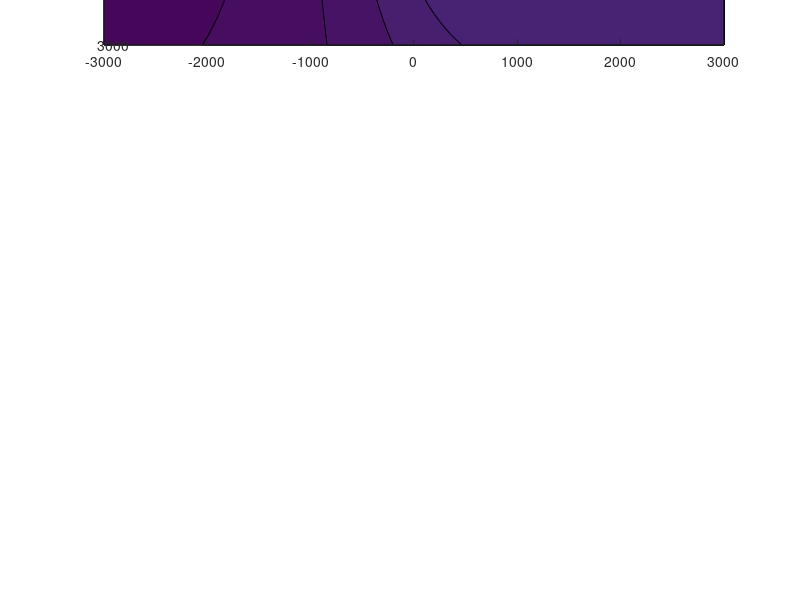

Reproduce this figure in MATLAB. (Note: this script raises an error after producing the figure.)
% Load data from mat file
clear all
load 2dRR2d
load FSRS2d
set(0,'units','normalized');
gcf=figure;
set(gcf,'Units','Normalized','Position',[0 0 0.3 0.9]);

% Axes positions
p_2dRR_y=0.49;p_FSRS_y=0.0;
p_2dRR_x=0.2;p_FSRS_x=0.2;
w=0.55;h=0.55;
pos=[p_2dRR_x p_2dRR_y w h;p_FSRS_x p_FSRS_y w h];

% Color bar positions
cp_2dRR_y=0.93;cp_FSRS_y=0.44;
cp_2dRR_x=0.2;cp_FSRS_x=0.2;
cw=0.5506;ch=0.03;
cpos=[cp_2dRR_x cp_2dRR_y cw ch;cp_FSRS_x cp_FSRS_y cw ch];

% Text
tstr={'a)';'b)'};
% Text positions
tp_2dRR_y=0.85;tp_FSRS_y=0.36;
tp_2dRR_x=0.2;tp_FSRS_x=0.2;
tw=0.06;th=0.06;
tpos=[tp_2dRR_x tp_2dRR_y tw th; tp_FSRS_x tp_FSRS_y tw th];

% Plot
subplot(2,1,1);contourf(FSRS_Res_2d_dws,FSRS_Res_2d_dvibs,(FSRS_Res_2d_Ratio(:,:)),50,'edgecolor','none');
xlabel('(\omega_L - \omega_{eg})/2\pic (cm^{-1})');
ylabel({'\omega_{vib}/2\pic (cm^{-1})'});%caxis([0 maxr])
colormap jet;colorbar('Location','northoutside','fontsize',10,'Position',cpos(1,:));
set(gca,'linewidth',2,'fontsize',10,'fontweight','bold','Position',pos(1,:));axis square;
t1=annotation(gcf,'textbox',tpos(1,:),...
    'String',tstr(1),'EdgeColor','none',...
    'fontweight','bold','fontsize',10,'Color',[1 1 1]);

subplot(2,1,2);contourf(Res_2dRR_2d_dws,Res_2dRR_2d_dvibs,Res_2dRR_2d_Ratio(:,:),50,'edgecolor','none');
xlabel('(\omega_L - \omega_{eg})/2\pic (cm^{-1})');
ylabel({'\omega_{vib}/2\pic (cm^{-1})'});%caxis([0 maxr])
colormap jet;colorbar('Location','northoutside','fontsize',10,'Position',cpos(2,:));
set(gca,'linewidth',2,'fontsize',10,'fontweight','bold','Position',pos(2,:));axis square;
t2=annotation(gcf,'textbox',tpos(2,:),...
    'String',tstr(2),'EdgeColor','none',...
    'fontweight','bold','fontsize',10,'Color',[1 1 1]);
